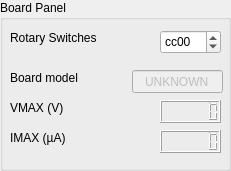
     <widget class="QGroupBox" name="groupBox">
      <property name="geometry">
       <rect>
        <x>10</x>
        <y>10</y>
        <width>231</width>
        <height>171</height>
       </rect>
      </property>
      <property name="title">
       <string>Board Panel</string>
      </property>
      <widget class="QLabel" name="label_board_rotary_switches">
       <property name="geometry">
        <rect>
         <x>10</x>
         <y>30</y>
         <width>111</width>
         <height>16</height>
        </rect>
       </property>
       <property name="text">
        <string>Rotary Switches</string>
       </property>
      </widget>
      <widget class="QLabel" name="label_board_vmax">
       <property name="geometry">
        <rect>
         <x>10</x>
         <y>100</y>
         <width>71</width>
         <height>16</height>
        </rect>
       </property>
       <property name="text">
        <string>VMAX (V)</string>
       </property>
      </widget>
      <widget class="QLabel" name="label_board_imax">
       <property name="geometry">
        <rect>
         <x>10</x>
         <y>130</y>
         <width>71</width>
         <height>16</height>
        </rect>
       </property>
       <property name="text">
        <string>IMAX (µA)</string>
       </property>
      </widget>
      <widget class="QLCDNumber" name="lcdNumber_board_vmax">
       <property name="geometry">
        <rect>
         <x>160</x>
         <y>100</y>
         <width>61</width>
         <height>23</height>
        </rect>
       </property>
       <property name="digitCount">
        <number>6</number>
       </property>
      </widget>
      <widget class="QLCDNumber" name="lcdNumber_board_imax">
       <property name="geometry">
        <rect>
         <x>160</x>
         <y>130</y>
         <width>61</width>
         <height>23</height>
        </rect>
       </property>
       <property name="digitCount">
        <number>6</number>
       </property>
      </widget>
      <widget class="QSpinBox" name="spinBox_rotary_switches">
       <property name="geometry">
        <rect>
         <x>160</x>
         <y>30</y>
         <width>61</width>
         <height>24</height>
        </rect>
       </property>
       <property name="prefix">
        <string/>
       </property>
       <property name="maximum">
        <number>65535</number>
       </property>
       <property name="value">
        <number>52224</number>
       </property>
       <property name="displayIntegerBase">
        <number>16</number>
       </property>
      </widget>
      <widget class="QLabel" name="label">
       <property name="geometry">
        <rect>
         <x>10</x>
         <y>70</y>
         <width>91</width>
         <height>16</height>
        </rect>
       </property>
       <property name="text">
        <string>Board model</string>
       </property>
      </widget>
      <widget class="QLineEdit" name="lineEdit_board_model">
       <property name="enabled">
        <bool>false</bool>
       </property>
       <property name="geometry">
        <rect>
         <x>132</x>
         <y>70</y>
         <width>91</width>
         <height>23</height>
        </rect>
       </property>
       <property name="text">
        <string>UNKNOWN</string>
       </property>
       <property name="alignment">
        <set>Qt::AlignCenter</set>
       </property>
      </widget>
     </widget>
